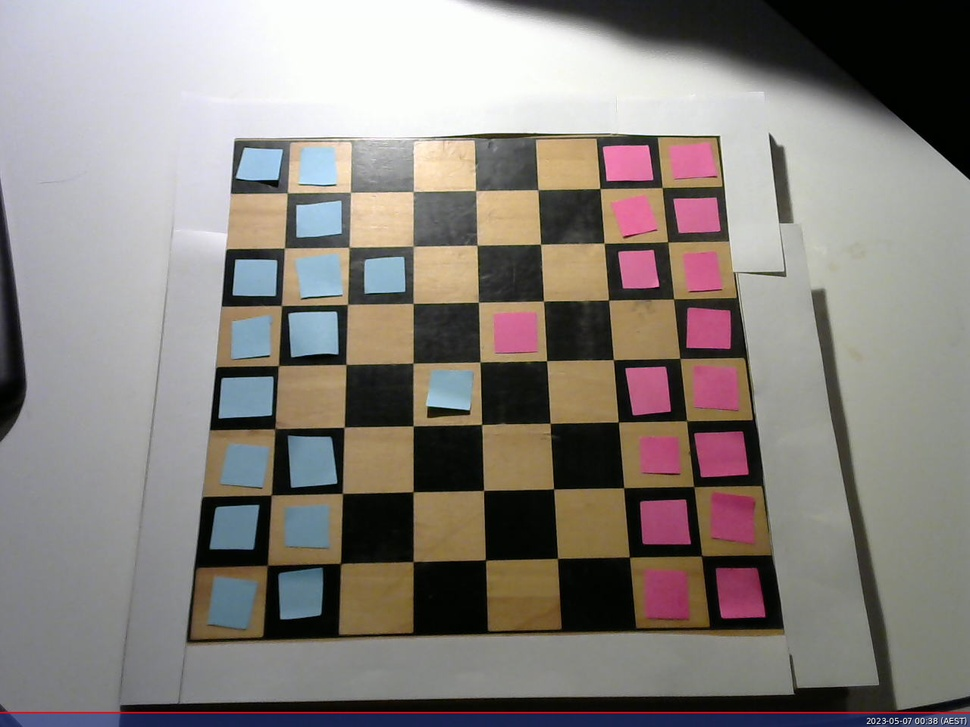
//> input picture 4.jpg, 970 x 727 px, shrunk from 1280 x 960 before the run
$ ./CVTest16   (built with g++ and OpenCV 4)
//> lines starting //> are read from the running program, lines starting //| are printed output that depends on the picture; after the words box and inside, x2 and y2 are one past the last pixel; in counts of white or black regions, pixels touching at a corner belong together
#include <iostream>
//#include "opencv2/imgcodecs.hpp"
//#include "opencv2/highgui.hpp"
//#include "opencv2/imgproc.hpp"
#include <opencv2/opencv.hpp>


using namespace cv;
using namespace std;

// [25 lines of commented-out code are left out]


int main(int argc, char** argv)
{
    // Declare the output variables
    Mat dst, cdst, cdstP;
    const char* default_file ="E:/UNI/ece4078/ChessRobot2023FYP/4.jpg";
    const char* filename = argc >=2 ? argv[1] : default_file;
    // Loads an image
    Mat src = imread( samples::findFile( filename ));
//> src is the input picture: 727 rows x 970 cols, CV_8UC3; mean B, G, R 124.6, 129, 134.9
    // Check if image is loaded fine
    if(src.empty()){
        printf(" Error opening image\n");
        printf(" Program Arguments: [image_name -- default %s] \n", default_file);
        return -1;
    }

    cv::Mat src_gray;

    cvtColor(src, src_gray, COLOR_BGR2GRAY);

    //colour detection

    //convert image to HSV
    cv::Mat hsvImage;
    cv::cvtColor(src, hsvImage, cv::COLOR_BGR2HSV);
//> hsvImage: 727 rows x 970 cols, CV_8UC3; mean H, S, V 63.4, 55, 139.9

    //define colour ranges for pink and blue
    cv::Scalar lowerPink(140,50,50);
    cv::Scalar upperPink(170, 255, 255);

    cv::Scalar lowerBlue(90,50,50);
    cv::Scalar upperBlue(130,255,255);

    //cv::Scalar lowerBlack(0,0,0);
    //cv::Scalar upperBlack(255, 255, 30);

    //perform masking for both blue and pink intensities
    cv::Mat pinkMask;
    cv::Mat blueMask;
    //cv::Mat blackMask;

    cv::inRange(hsvImage, lowerPink, upperPink, pinkMask);
//> pinkMask: 727 rows x 970 cols, CV_8UC1; 3.6% white; 18 white regions (1 under 20 px), largest, box (x1, y1, x2, y2) and area: (696, 431, 748, 478) 2120, (640, 500, 691, 545) 2089, (716, 568, 766, 619) 2004
    cv::inRange(hsvImage, lowerBlue, upperBlue, blueMask);
//> blueMask: 727 rows x 970 cols, CV_8UC1; 5.3% white; 68 white regions (50 under 20 px), largest, box (x1, y1, x2, y2) and area: (0, 715, 970, 727) 11303, (287, 436, 338, 488) 2251, (278, 568, 323, 620) 2062
    //cv::inRange(hsvImage, lowerBlack, upperBlack, blackMask);

    cv::Mat resultMask = pinkMask | blueMask;
//> resultMask: 727 rows x 970 cols, CV_8UC1; 9% white; 85 white regions (51 under 20 px), largest, box (x1, y1, x2, y2) and area: (0, 714, 970, 727) 12262, (287, 436, 338, 488) 2251, (696, 431, 748, 478) 2120

    // Perform morphological operations on the combined mask
    int morphSize = 3;  // Adjust the size as per your requirement
    cv::Mat kernel = cv::getStructuringElement(cv::MORPH_RECT, cv::Size(morphSize, morphSize));
    cv::morphologyEx(resultMask, resultMask, cv::MORPH_OPEN, kernel);
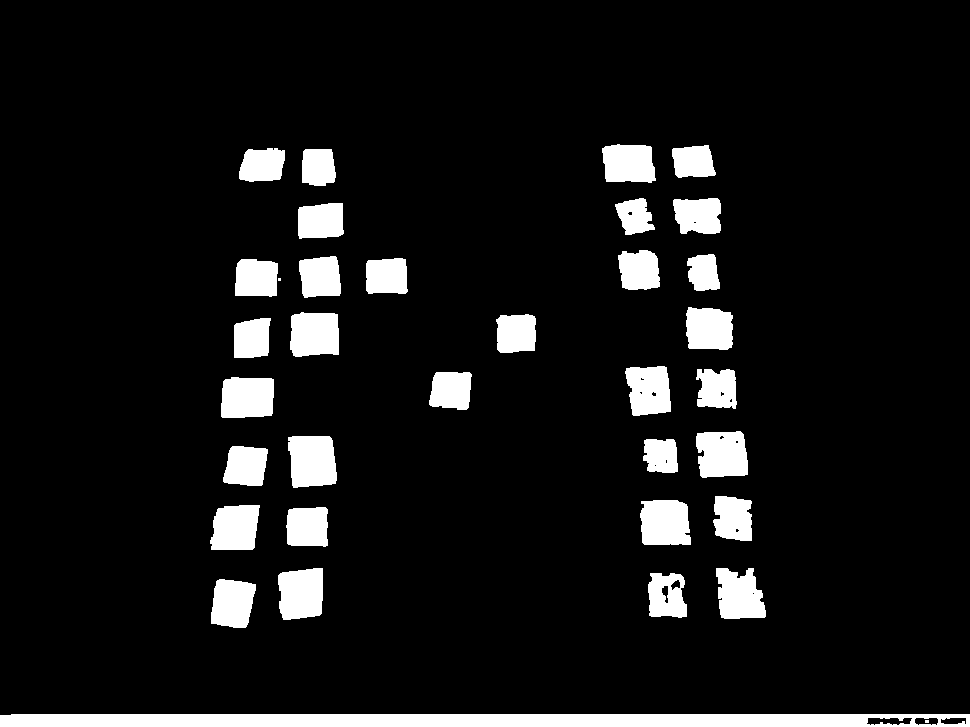
//> resultMask: 727 rows x 970 cols, CV_8UC1; 8.9% white; 35 white regions (2 under 20 px)

    // Find contours in the combined mask
    std::vector<std::vector<cv::Point>> contours;
    std::vector<cv::Vec4i> hierarchy;
    cv::findContours(resultMask, contours, hierarchy, cv::RETR_EXTERNAL, cv::CHAIN_APPROX_SIMPLE);
//> contours = 34 contours, 1 with area under 20; largest, box (x1, y1, x2, y2) and area: (0, 714, 970, 727) 11618, (288, 436, 337, 488) 2140, (696, 431, 748, 478) 2036, (640, 500, 691, 545) 1987, (278, 568, 323, 620) 1974

    // Draw bounding rectangles around the detected contours
    cv::Mat resultImage = src.clone();
    cv::Scalar contourColour;
    cv::Scalar pinkColour(255, 0, 255);  // Green color for contour bounding boxes
    cv::Scalar blueColour(255,0,0);
    for (size_t i = 0; i < contours.size(); ++i) {
        cv::Rect boundingRect = cv::boundingRect(contours[i]);
        if (cv::countNonZero(pinkMask(boundingRect)) > 0)
            contourColour = pinkColour;
        else
            contourColour = blueColour;
        cv::rectangle(resultImage, boundingRect, contourColour, 2);
    }
//> this loop made 34 passes
//> boundingRect on passes 1 to 8: Rect(0, 714, 970, 13), Rect(211, 579, 45, 49), Rect(648, 573, 39, 45), Rect(716, 568, 50, 51), Rect(278, 568, 45, 52), Rect(286, 507, 42, 40), Rect(210, 505, 50, 45), Rect(640, 500, 51, 45)
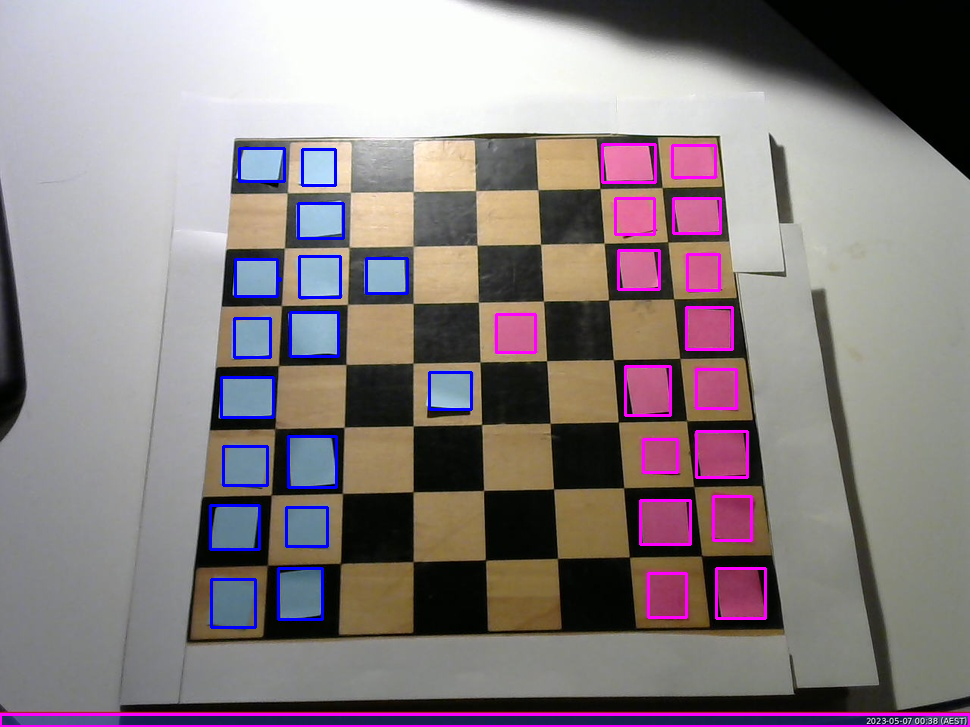
//> resultImage: 727 rows x 970 cols, CV_8UC3; 2.95% of pixels changed, all inside (x1, y1, x2, y2) = (0, 143, 970, 727)


    cv::imshow( "HSV Image", resultImage);


    //corner detection
    int blockSize = 2;
    int apertureSize = 3;
    double k = 0.04;
    cv::Mat dst_corner = cv::Mat::zeros( src_gray.size(), CV_32FC1 );
    cv::cornerHarris( src_gray, dst_corner, blockSize, apertureSize, k );
    cv::Mat dst_norm, dst_norm_scaled;
    cv::normalize( dst_corner, dst_norm, 0, 255, cv::NORM_MINMAX, CV_32FC1, cv::Mat() );
    cv::convertScaleAbs( dst_norm, dst_norm_scaled );
    for( int i = 0; i < dst_norm.rows ; i++ )
    {
        for( int j = 0; j < dst_norm.cols; j++ )
        {
            if( (int) dst_norm.at<float>(i,j) > 180 )
            {
                cv::circle( dst_norm_scaled, cv::Point(j,i), 5,  cv::Scalar(255), 2, 8, 0 );
            }
        }
    }
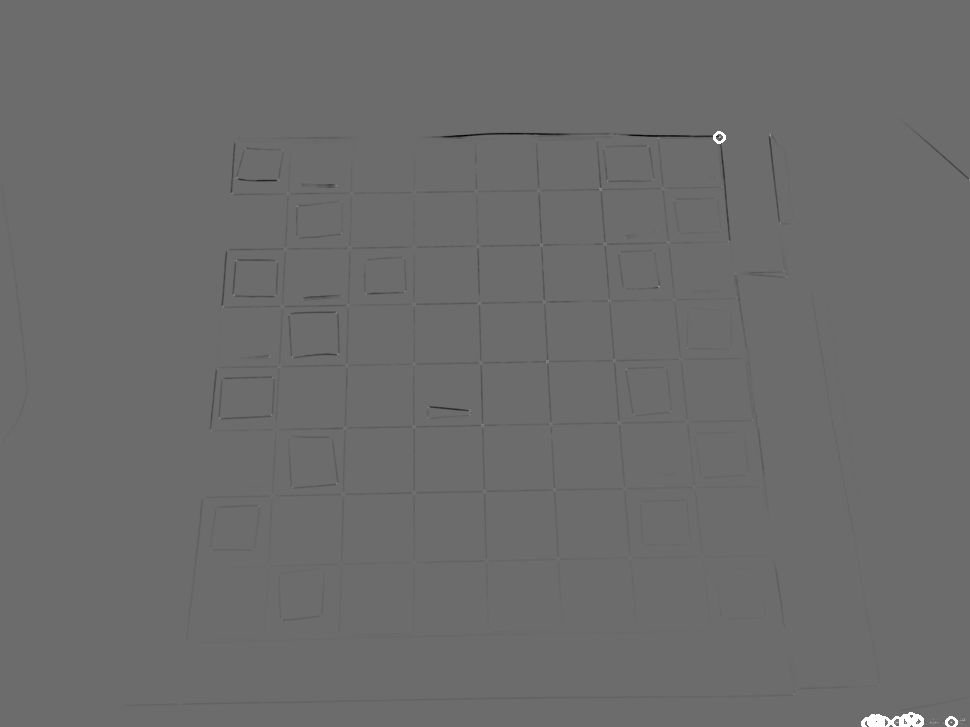
//> dst_norm_scaled: 727 rows x 970 cols, CV_8UC1; min 0, max 255, mean 107.8

    cv::imshow( "harris corners", dst_norm_scaled );


    // Rect roi(300, 155, 780, 765); // starting x, starting y, width, height

    // extract the ROI from the input image
    // Mat src = srcPre(roi);

    // Edge detection
    Canny(src_gray, dst, 100, 150, 3);
//> dst: 727 rows x 970 cols, CV_8UC1; 2.9% white in thin lines or dots


    // Copy edges to the images that will display the results in BGR
    cvtColor(dst, cdst, COLOR_GRAY2BGR);
//> cdst: 727 rows x 970 cols, CV_8UC3; 2.9% white in thin lines or dots
    cdstP = cdst.clone();
    cout << cdst.rows << endl;
//| 727
    //identify chess board columns
    std::vector<cv::Point> square_positions;
    int target_row = 500;
    cv::Mat row = cdst.row(target_row);
//> row = 970 rows, first 8: [0, 0, 0], [0, 0, 0], [0, 0, 0], [0, 0, 0], [0, 0, 0], [0, 0, 0], [0, 0, 0], [0, 0, 0]


    for ( int i = 0; i < row.cols; i++){
        uchar intensity = row.at<uchar>(0, i);

        if (intensity == 255){
            cv::Point location(i, target_row);
            square_positions.push_back(location);

        }

    }
//> this loop made 970 passes
//> intensity on passes 1 to 3: 0, 0, 0
    cout << square_positions << endl;

    // Standard Hough Line Transform
    vector<Vec2f> lines; // will hold the results of the detection
    HoughLines(dst, lines, 1, CV_PI/180, 150, 0, 0 ); // runs the actual detection
//> lines = 30 lines (rho, theta), first 12: [711, 1.57], [713, 1.57], [413, 0], [433, 1.55], [706, 1.55], [297, 0.05], [370, 1.55], [-527, 3.09], [499, 1.55], [642, 1.55], [-639, 3.04], [199, 1.55]
    // Draw the lines
    for( size_t i = 0; i < lines.size(); i++ )
    {
        float rho = lines[i][0], theta = lines[i][1];

        Point pt1, pt2;
        double a = cos(theta), b = sin(theta);
        double x0 = a*rho, y0 = b*rho;
        pt1.x = cvRound(x0 + 1000*(-b));
        pt1.y = cvRound(y0 + 1000*(a));
        pt2.x = cvRound(x0 - 1000*(-b));
        pt2.y = cvRound(y0 - 1000*(a));
        cout << "Point 1: "<< pt1.x << " " << pt1.y << " Point 2: " << pt2.x << " " << pt2.y << endl;
        line( cdst, pt1, pt2, Scalar(0,0,255), 3, LINE_AA);
    }
//> this loop made 30 passes
//> (rho, theta, a, b, x0, y0) on passes 1 to 8: (711, 1.57, -4.37e-08, 1, -3.11e-05, 711), (713, 1.57, -4.37e-08, 1, -3.12e-05, 713), (413, 0, 1, 0, 413, 0), (433, 1.55, 0.0175, 1, 7.56, 432.9), (706, 1.55, 0.0175, 1, 12.32, 705.9), (297, 0.0524, 0.999, 0.0523, 296.6, 15.54), (370, 1.55, 0.0175, 1, 6.46, 369.9), (-527, 3.09, -0.999, 0.0523, 526.3, -27.58)
//> (printed output is left out)
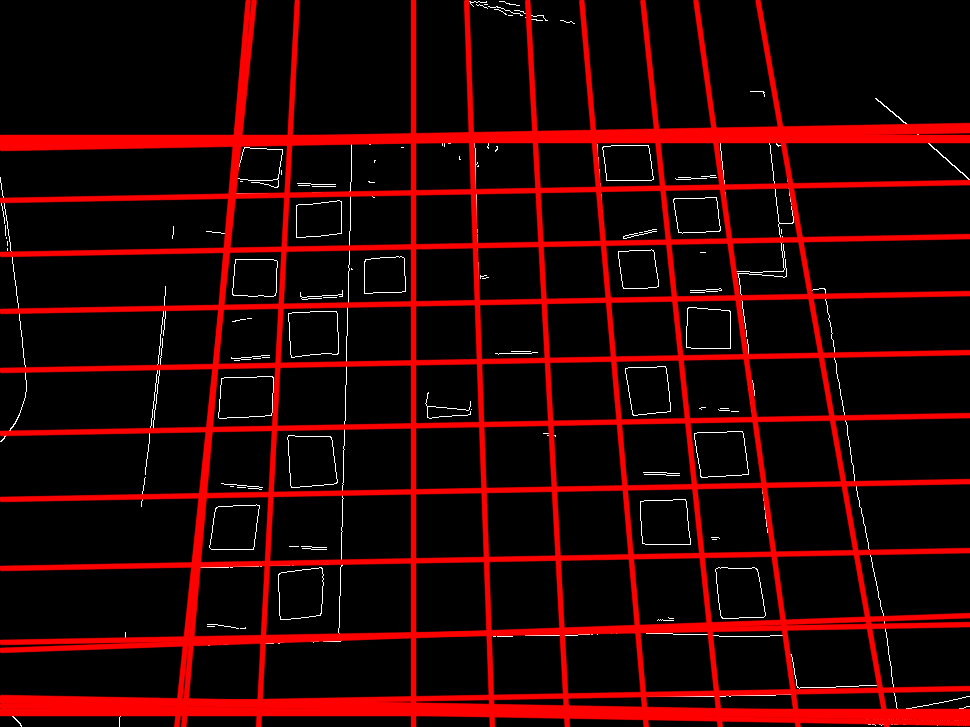
//> cdst: 727 rows x 970 cols, CV_8UC3; mean B, G, R 2.5, 2.5, 42.7

		// [46 lines of commented-out code are left out]
    vector<Vec4i> linesP; // will hold the results of the detection
    HoughLinesP(dst, linesP, 1, CV_PI/180, 20, 50, 20 ); // runs the actual detection
//> linesP = 142 lines (x1, y1, x2, y2), first 8: [0, 711, 948, 711], [120, 713, 932, 713], [413, 636, 413, 136], [332, 427, 755, 420], [535, 133, 561, 635], [509, 361, 584, 360], [410, 635, 530, 633], [127, 704, 563, 697]
    // Draw the lines
    for( size_t i = 0; i < linesP.size(); i++ )
    {
        Vec4i l = linesP[i];
        line( cdstP, Point(l[0], l[1]), Point(l[2], l[3]), Scalar(0,0,255), 3, LINE_AA);
    }
//> this loop made 142 passes
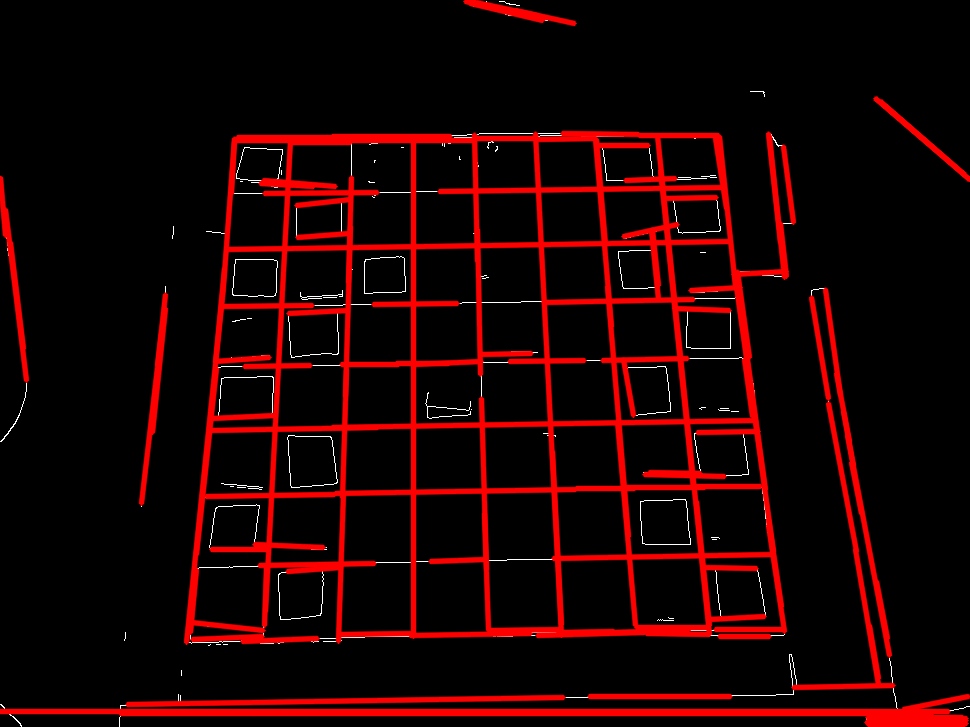
//> cdstP: 727 rows x 970 cols, CV_8UC3; mean B, G, R 1.5, 1.5, 29.9

    for ( size_t i = 0; i < linesP.size(); i++){
        for ( size_t j = i + 1; j < linesP.size(); j++){

            cv::Vec4i line1 = linesP[i];
			cv::Vec4i line2 = linesP[j];
			cv::Point pt1_1(line1[0], line1[1]);
			cv::Point pt1_2(line1[2], line1[3]);
			cv::Point pt2_1(line2[0], line2[1]);
			cv::Point pt2_2(line2[2], line2[3]);

            //cout << line1 << line2 << endl;
        }

    }
//> this loop made 142 passes

    // Show results
    imshow("Source", src);
    imshow("Canny", dst);
    imshow("Detected Lines (in red) - Standard Hough Line Transform", cdst);
    imshow("Detected Lines (in red) - Probabilistic Line Transform", cdstP);
    // Wait and Exit
    waitKey();
    return 0;
}

$ run again, with 0.jpg copied over 4.jpg
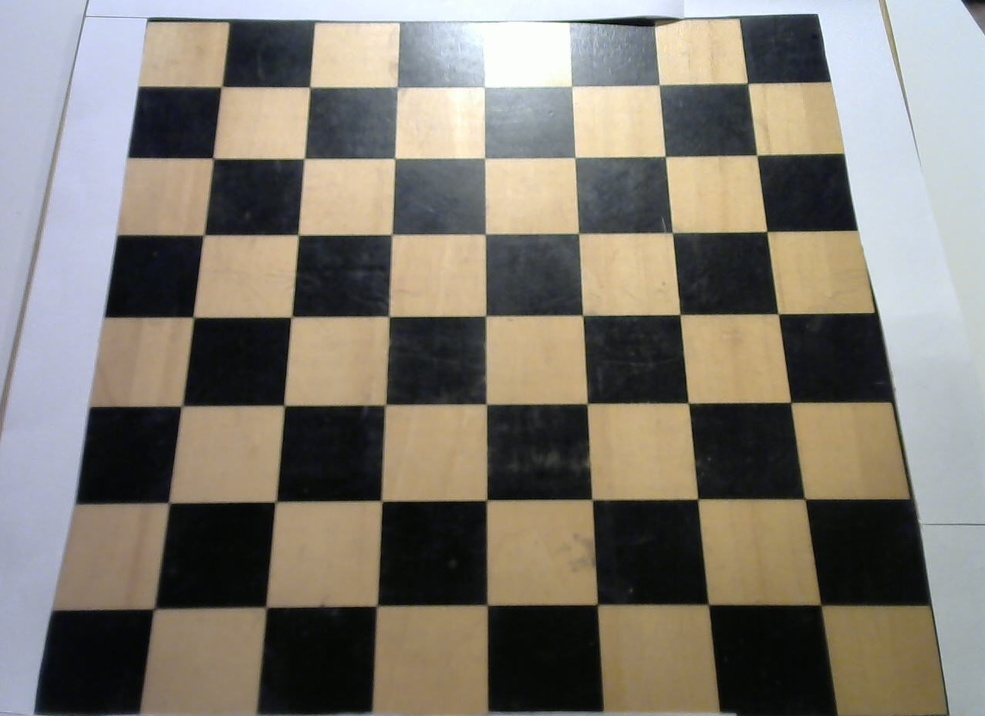
//> input picture 0.jpg, 985 x 716 px, shrunk from 1277 x 928 before the run
//> src is the input picture: 716 rows x 985 cols, CV_8UC3; mean B, G, R 112.8, 121.9, 127.4
//> hsvImage: 716 rows x 985 cols, CV_8UC3; mean H, S, V 64.4, 57.4, 134.6
//> pinkMask: 716 rows x 985 cols, CV_8UC1; every value is 0
//> blueMask: 716 rows x 985 cols, CV_8UC1; 1.5% white; 227 white regions (166 under 20 px), largest, box (x1, y1, x2, y2) and area: (745, 14, 824, 82) 3043, (223, 19, 312, 85) 2238, (692, 92, 736, 124) 689
//> `cv::morphologyEx(resultMask, resultMask, cv::MORPH_OPEN, kernel);`:
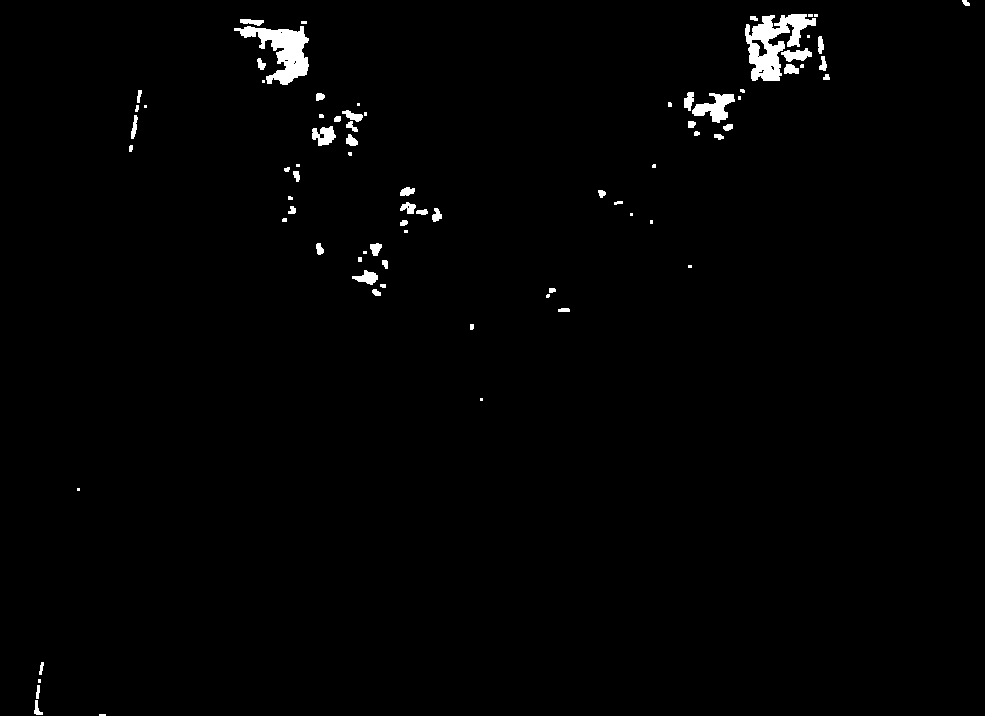
//> resultMask: 716 rows x 985 cols, CV_8UC1; 1.2% white; 78 white regions (28 under 20 px)
//> contours = 78 contours, 36 with area under 20; largest, box (x1, y1, x2, y2) and area: (745, 14, 816, 81) 2150, (234, 26, 309, 85) 1794, (692, 93, 735, 123) 568, (312, 126, 336, 146) 280, (781, 48, 812, 62) 216
//> the loop `for (size_t i = 0; i < contours.size(); ++i)` made 78 passes
//> boundingRect on passes 1 to 8: Rect(99, 714, 7, 2), Rect(34, 700, 9, 15), Rect(36, 685, 4, 14), Rect(38, 679, 3, 4), Rect(39, 662, 5, 13), Rect(77, 488, 3, 3), Rect(480, 398, 3, 3), Rect(470, 324, 4, 6)
//> dst: 716 rows x 985 cols, CV_8UC1; 2.1% white in thin lines or dots
//| 716
//> row = 985 rows, first 8: [0, 0, 0], [0, 0, 0], [0, 0, 0], [0, 0, 0], [0, 0, 0], [0, 0, 0], [0, 0, 0], [0, 0, 0]
//> the loop `for ( int i = 0; i < row.cols; i++)` made 985 passes
//> intensity on passes 1 to 3: 0, 0, 0
//> lines = 35 lines (rho, theta), first 12: [605, 1.57], [-565, 3.09], [158, 1.57], [87, 1.57], [499, 1.57], [96, 1.55], [20, 1.57], [400, 0.03], [-727, 3], [235, 1.57], [14, 1.59], [84, 0.21]
//> the loop `for( size_t i = 0; i < lines.size(); i++ )` made 35 passes
//> (rho, theta, a, b, x0, y0) on passes 1 to 8: (605, 1.57, -4.37e-08, 1, -2.64e-05, 605), (-565, 3.09, -0.999, 0.0523, 564.2, -29.57), (158, 1.57, -4.37e-08, 1, -6.91e-06, 158), (87, 1.57, -4.37e-08, 1, -3.8e-06, 87), (499, 1.57, -4.37e-08, 1, -2.18e-05, 499), (96, 1.55, 0.0175, 1, 1.68, 95.99), (20, 1.57, -4.37e-08, 1, -8.74e-07, 20), (400, 0.0349, 0.999, 0.0349, 399.8, 13.96)
//> (printed output is left out)
//> linesP = 129 lines (x1, y1, x2, y2), first 8: [375, 605, 619, 605], [187, 87, 573, 87], [133, 158, 229, 158], [755, 144, 811, 543], [574, 158, 603, 710], [341, 20, 512, 22], [118, 235, 393, 235], [486, 402, 486, 232]
//> the loop `for( size_t i = 0; i < linesP.size(); i++ )` made 129 passes
//> after the loop `for( size_t i = 0; i < linesP.size(); i++ )`:
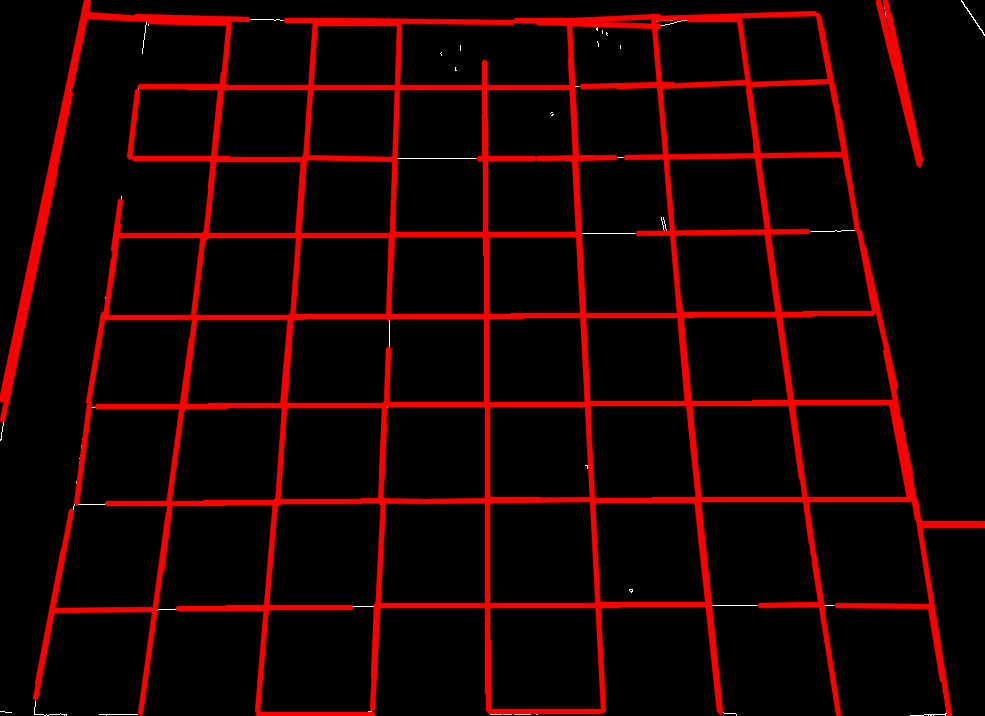
//> cdstP: 716 rows x 985 cols, CV_8UC3; mean B, G, R 0.3, 0.3, 27.2
//> the loop `for ( size_t i = 0; i < linesP.size(); i++)` made 129 passes
